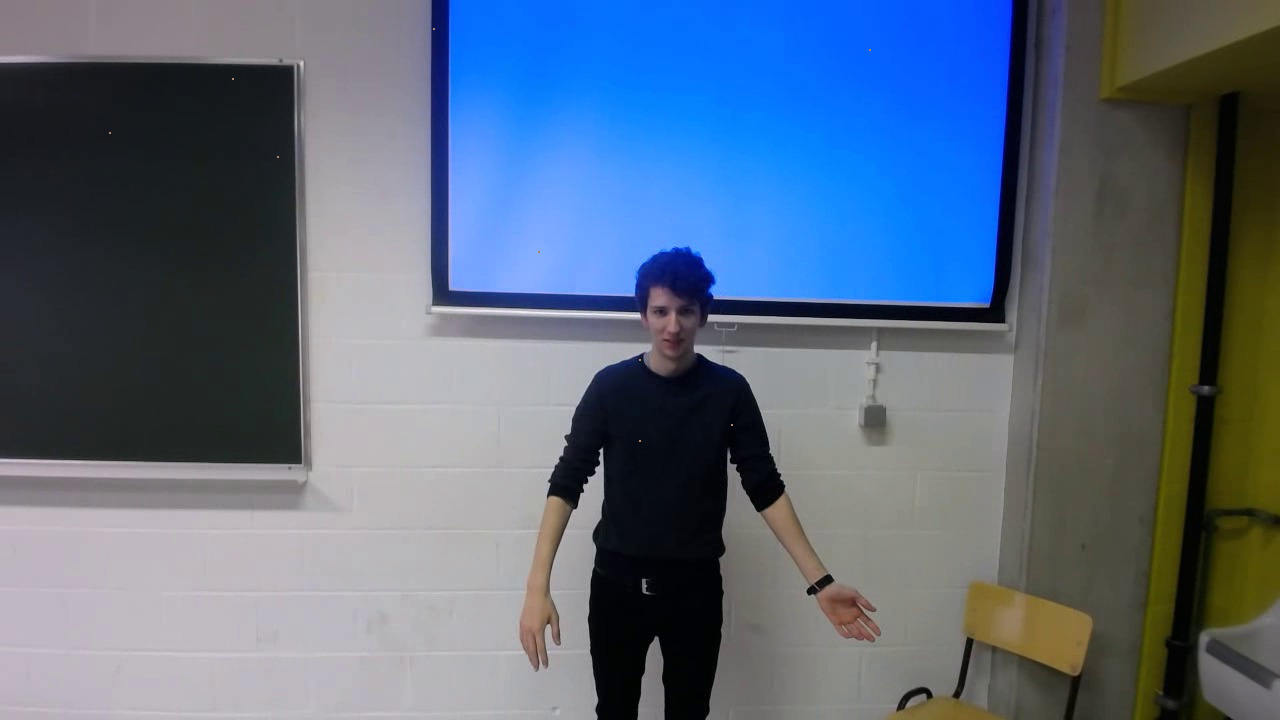
//> input picture sessie_1/bin/Debug/imageColorAdapted.jpg, 1280 x 720 px, given in place of the camera
$ ./main 3   (built with g++ and OpenCV 4)
//> lines starting //> are read from the running program, lines starting //| are printed output that depends on the picture
#include <iostream>
#include <opencv2/opencv.hpp>   //`pkg-config --libs opencv`

using namespace std;
using namespace cv;

void detectFace(Mat frame);

CascadeClassifier face_cascade, face_lbp;

int main(int argc, const char**argv)
{
    CommandLineParser parser(argc, argv,
    "{ help h || show this message }"
    "{ @movie m || path to movie }"
    );

    string movPath = parser.get<string>("@movie");
    string cascadePath = "/home/student/Github/2018_beeldinterpretatie_Maxim_Aelterman/sessie_6/bin/Debug/haarcascade_frontalface_alt.xml";
    string lbpPath = "/home/student/Github/2018_beeldinterpretatie_Maxim_Aelterman/sessie_6/bin/Debug/lbpcascade_frontalface_improved.xml";

    if(movPath.empty()){
        cerr << "Something went wrong with your arguments: --h for help" << endl;
        return -1;
    }

    VideoCapture mov(movPath);
    if(!mov.isOpened()){
        cout << "Error opening video stream or file" << endl;
        return -1;
    }

    while(1)
    {
        Mat frame;
        mov >> frame;
//> frame is the input picture: 720 rows x 1280 cols, CV_8UC3; mean B, G, R 125.8, 105.7, 90.2

        if(frame.empty()) break;

        face_cascade.load(cascadePath);
        face_lbp.load(lbpPath);
        detectFace(frame);

            //exit when esc is pressed
        char c=(char)waitKey(25);
        if(c==27) break;
    }

    mov.release();
    destroyAllWindows();
}

void detectFace(Mat frame)
{
    vector<Rect> faces_cascade, faces_lbp;
    Mat frame_gray;
    vector<int> cascade_rej, lbp_rej;
    vector<double> cascade_weight, lbp_weight;
    bool cascade_outpRej, lbp_outputRej;

    cvtColor(frame, frame_gray, CV_BGR2GRAY);
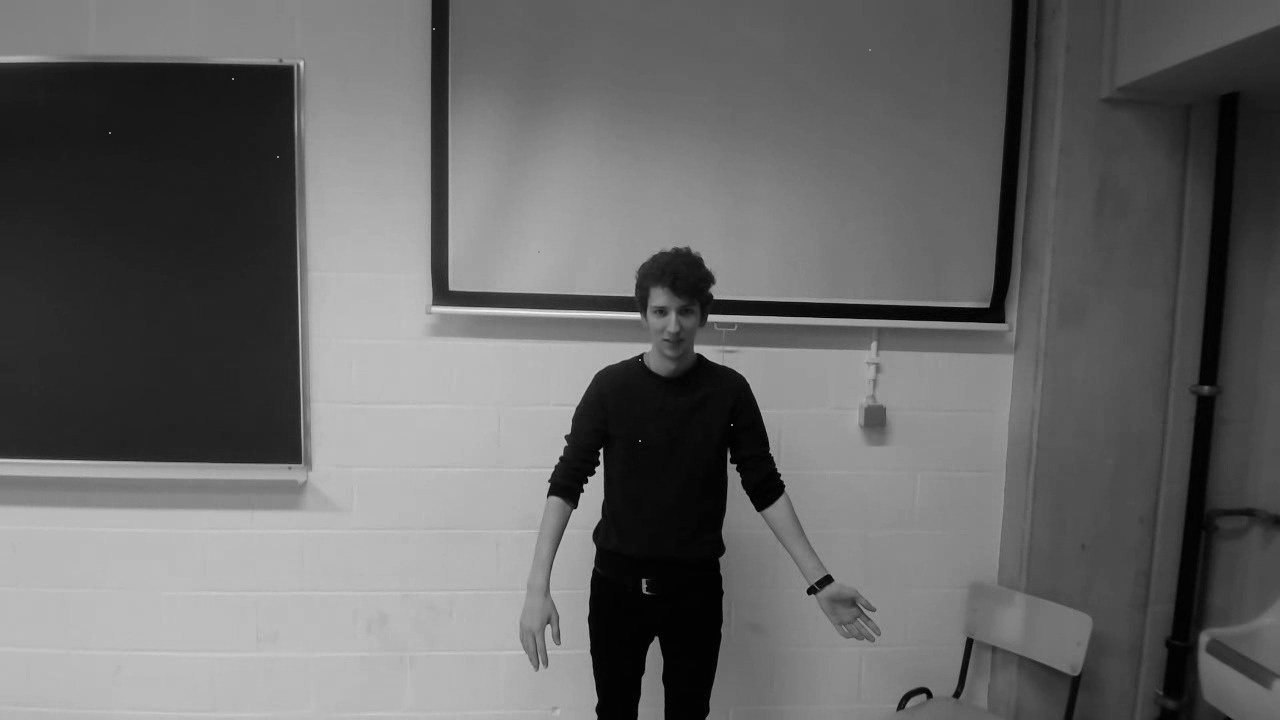
//> frame_gray: 720 rows x 1280 cols, CV_8UC1; min 0, max 245, mean 103.3
    equalizeHist(frame_gray, frame_gray);
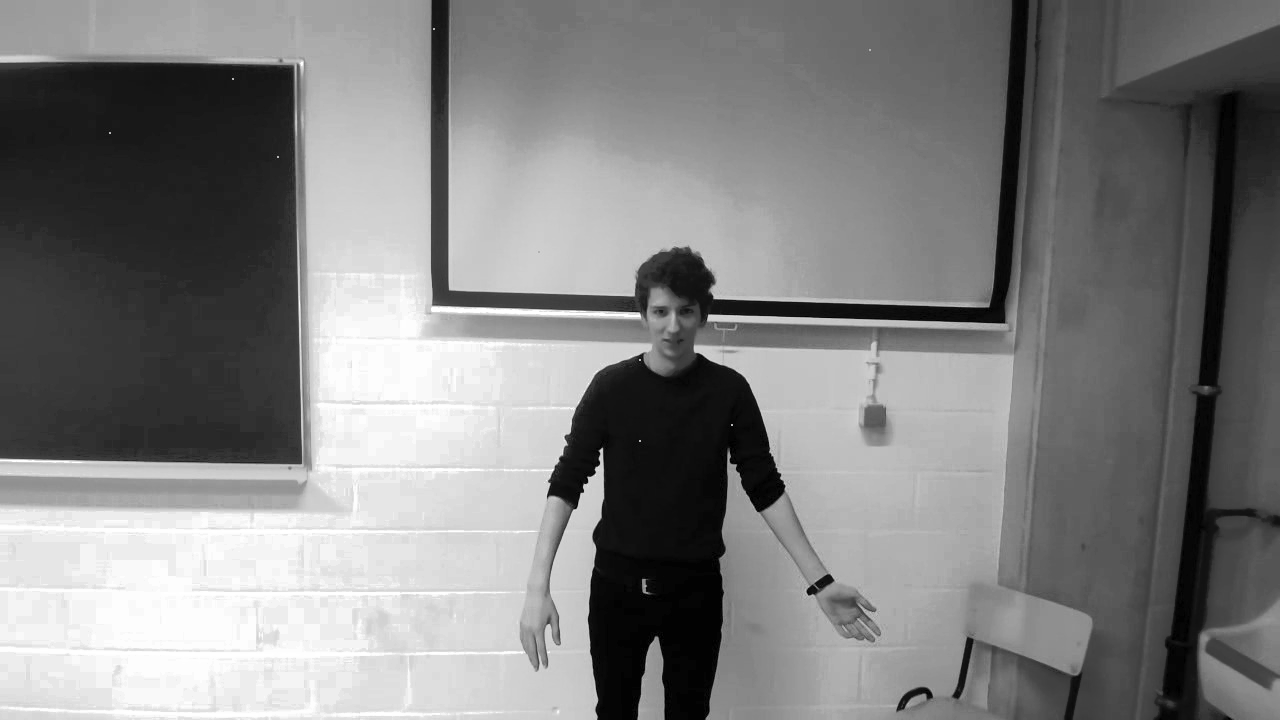
//> frame_gray: 720 rows x 1280 cols, CV_8UC1; min 0, max 255, mean 128.5

      //detect faces with HAAR
//> (the run ends here: the program needs code that is not available in this run, at `face_cascade.detectMultiScale(frame_gray, faces_cascade, cascade_rej, ..`)
